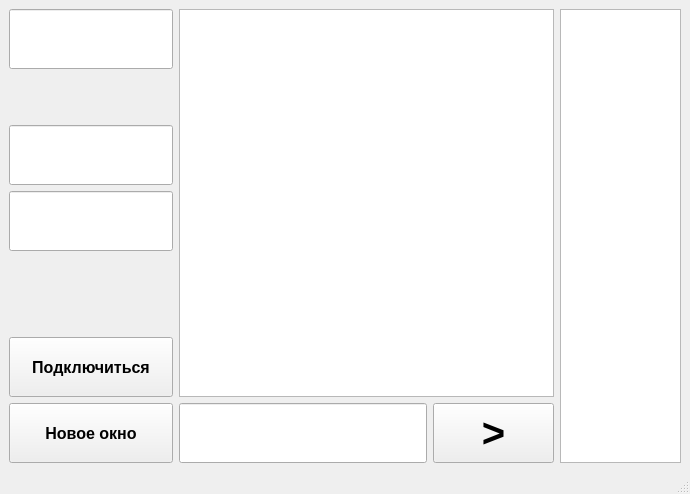
<?xml version="1.0" encoding="UTF-8"?>
<ui version="4.0">
 <class>MainWindow</class>
 <widget class="QMainWindow" name="MainWindow">
  <property name="geometry">
   <rect>
    <x>0</x>
    <y>0</y>
    <width>690</width>
    <height>494</height>
   </rect>
  </property>
  <property name="minimumSize">
   <size>
    <width>0</width>
    <height>0</height>
   </size>
  </property>
  <property name="windowTitle">
   <string>MainWindow</string>
  </property>
  <widget class="QWidget" name="centralwidget">
   <layout class="QGridLayout" name="gridLayout">
    <item row="0" column="0">
     <layout class="QVBoxLayout" name="verticalLayout_3">
      <item>
       <widget class="QLineEdit" name="name">
        <property name="minimumSize">
         <size>
          <width>151</width>
          <height>60</height>
         </size>
        </property>
        <property name="maximumSize">
         <size>
          <width>164</width>
          <height>60</height>
         </size>
        </property>
        <property name="font">
         <font>
          <pointsize>12</pointsize>
         </font>
        </property>
       </widget>
      </item>
      <item>
       <spacer name="verticalSpacer_2">
        <property name="orientation">
         <enum>Qt::Orientation::Vertical</enum>
        </property>
        <property name="sizeHint" stdset="0">
         <size>
          <width>20</width>
          <height>40</height>
         </size>
        </property>
       </spacer>
      </item>
      <item>
       <layout class="QVBoxLayout" name="verticalLayout_2">
        <item>
         <layout class="QVBoxLayout" name="verticalLayout">
          <item>
           <widget class="QLineEdit" name="ip">
            <property name="minimumSize">
             <size>
              <width>151</width>
              <height>60</height>
             </size>
            </property>
            <property name="maximumSize">
             <size>
              <width>164</width>
              <height>60</height>
             </size>
            </property>
            <property name="font">
             <font>
              <pointsize>12</pointsize>
             </font>
            </property>
           </widget>
          </item>
          <item>
           <widget class="QLineEdit" name="port">
            <property name="minimumSize">
             <size>
              <width>151</width>
              <height>60</height>
             </size>
            </property>
            <property name="maximumSize">
             <size>
              <width>164</width>
              <height>60</height>
             </size>
            </property>
            <property name="font">
             <font>
              <pointsize>12</pointsize>
             </font>
            </property>
           </widget>
          </item>
          <item>
           <spacer name="verticalSpacer_3">
            <property name="orientation">
             <enum>Qt::Orientation::Vertical</enum>
            </property>
            <property name="sizeHint" stdset="0">
             <size>
              <width>20</width>
              <height>40</height>
             </size>
            </property>
           </spacer>
          </item>
          <item>
           <spacer name="verticalSpacer">
            <property name="orientation">
             <enum>Qt::Orientation::Vertical</enum>
            </property>
            <property name="sizeHint" stdset="0">
             <size>
              <width>20</width>
              <height>40</height>
             </size>
            </property>
           </spacer>
          </item>
          <item>
           <widget class="QPushButton" name="btn_connect">
            <property name="minimumSize">
             <size>
              <width>151</width>
              <height>60</height>
             </size>
            </property>
            <property name="font">
             <font>
              <pointsize>12</pointsize>
              <bold>true</bold>
             </font>
            </property>
            <property name="text">
             <string>Подключиться</string>
            </property>
           </widget>
          </item>
          <item>
           <widget class="QPushButton" name="newProcess">
            <property name="minimumSize">
             <size>
              <width>151</width>
              <height>60</height>
             </size>
            </property>
            <property name="font">
             <font>
              <pointsize>12</pointsize>
              <bold>true</bold>
             </font>
            </property>
            <property name="text">
             <string>Новое окно</string>
            </property>
           </widget>
          </item>
         </layout>
        </item>
       </layout>
      </item>
     </layout>
    </item>
    <item row="0" column="1">
     <layout class="QVBoxLayout" name="verticalLayout_4">
      <item>
       <widget class="QTextBrowser" name="chat">
        <property name="minimumSize">
         <size>
          <width>371</width>
          <height>371</height>
         </size>
        </property>
        <property name="font">
         <font>
          <pointsize>12</pointsize>
         </font>
        </property>
       </widget>
      </item>
      <item>
       <layout class="QHBoxLayout" name="horizontalLayout">
        <item>
         <widget class="QLineEdit" name="message">
          <property name="minimumSize">
           <size>
            <width>241</width>
            <height>60</height>
           </size>
          </property>
          <property name="font">
           <font>
            <pointsize>12</pointsize>
           </font>
          </property>
         </widget>
        </item>
        <item>
         <widget class="QPushButton" name="btn_send">
          <property name="enabled">
           <bool>true</bool>
          </property>
          <property name="sizePolicy">
           <sizepolicy hsizetype="Minimum" vsizetype="Minimum">
            <horstretch>0</horstretch>
            <verstretch>0</verstretch>
           </sizepolicy>
          </property>
          <property name="minimumSize">
           <size>
            <width>121</width>
            <height>20</height>
           </size>
          </property>
          <property name="font">
           <font>
            <pointsize>30</pointsize>
            <italic>false</italic>
            <bold>true</bold>
           </font>
          </property>
          <property name="text">
           <string>&gt;</string>
          </property>
         </widget>
        </item>
       </layout>
      </item>
     </layout>
    </item>
    <item row="0" column="2">
     <widget class="QListWidget" name="userList">
      <property name="minimumSize">
       <size>
        <width>121</width>
        <height>441</height>
       </size>
      </property>
      <property name="maximumSize">
       <size>
        <width>121</width>
        <height>9999999</height>
       </size>
      </property>
      <property name="font">
       <font>
        <pointsize>12</pointsize>
        <italic>false</italic>
        <bold>true</bold>
       </font>
      </property>
     </widget>
    </item>
   </layout>
  </widget>
  <widget class="QMenuBar" name="menubar">
   <property name="geometry">
    <rect>
     <x>0</x>
     <y>0</y>
     <width>690</width>
     <height>21</height>
    </rect>
   </property>
  </widget>
  <widget class="QStatusBar" name="statusbar"/>
 </widget>
 <tabstops>
  <tabstop>btn_send</tabstop>
  <tabstop>chat</tabstop>
  <tabstop>message</tabstop>
 </tabstops>
 <resources/>
 <connections/>
</ui>
